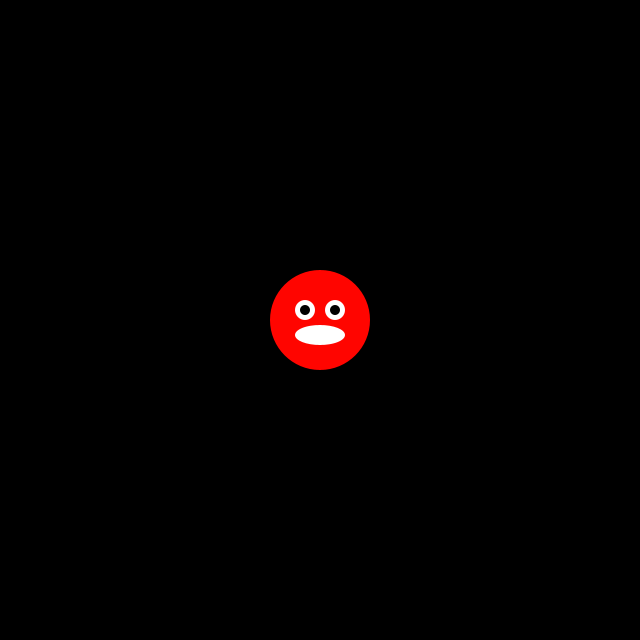
Frame 1 (no input)
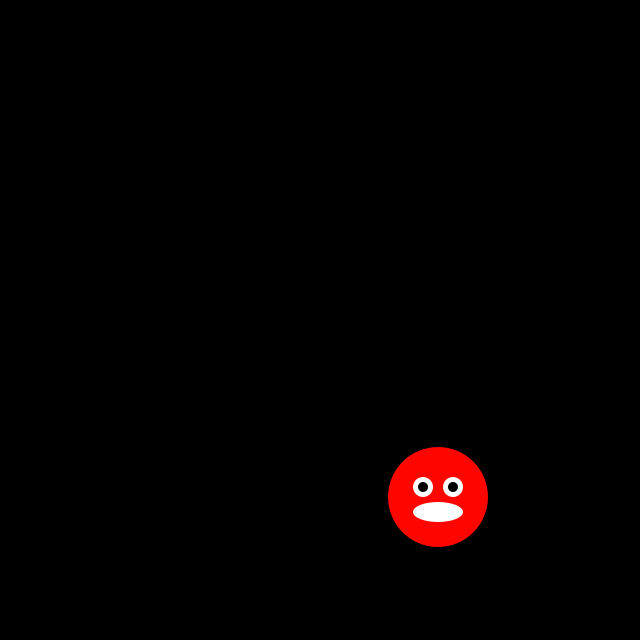
Frame 60 (the mouse pressed at the canvas centre just before this capture)
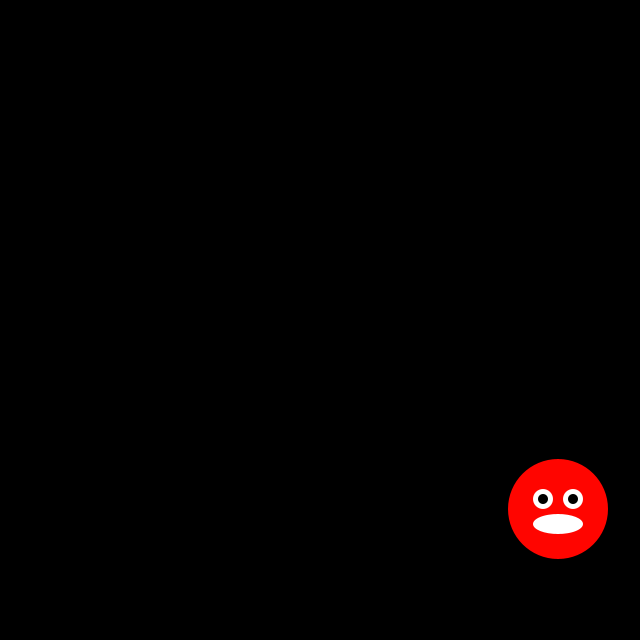
Frame 120 (the mouse held since frame 60 and released just before this capture)

The Processing sketch that drew these frames (run headless with seeded random() and noise(); from frame 60 on, the mouse is pressed at the canvas centre):

// Processing sketch: Vinicius
// ── Vinicius.pde
PVector posicao, velocidade, aceleracao;
float w,h;
float hue;
void setup(){
  size(640,640);
  posicao = new PVector(width/2,height/2);
  velocidade = new PVector(2,3);
  aceleracao = new PVector(0,0);
  
  w=100;
  h=100;
  hue+= 1;
}
void draw(){
  background(0);
  noStroke();
  colorMode(HSB);
  fill(hue%255,255,255);
  ellipse(posicao.x,posicao.y, w,h);
  
   colorMode(RGB);
  fill(255,255,255);
  ellipse(posicao.x+15, posicao.y-10, 20, 20);
  ellipse(posicao.x-15, posicao.y-10, 20, 20);
  ellipse(posicao.x, posicao.y+15, 50,20);
  
  fill(0,0,0);
  
  ellipse(posicao.x+15, posicao.y-10, 10, 10);
  ellipse(posicao.x-15, posicao.y-10, 10, 10);
  
  
  if (posicao.x+w/2 > width || posicao.x-h/2 < 0 ){  
     velocidade.x *= -1;
  }
  if (posicao.y+w/2 > height || posicao.y-h/2 < 0 ){  
     velocidade.y *= -1;
  }
  
  
  posicao.add(velocidade);
  velocidade.add(aceleracao);
  
}
